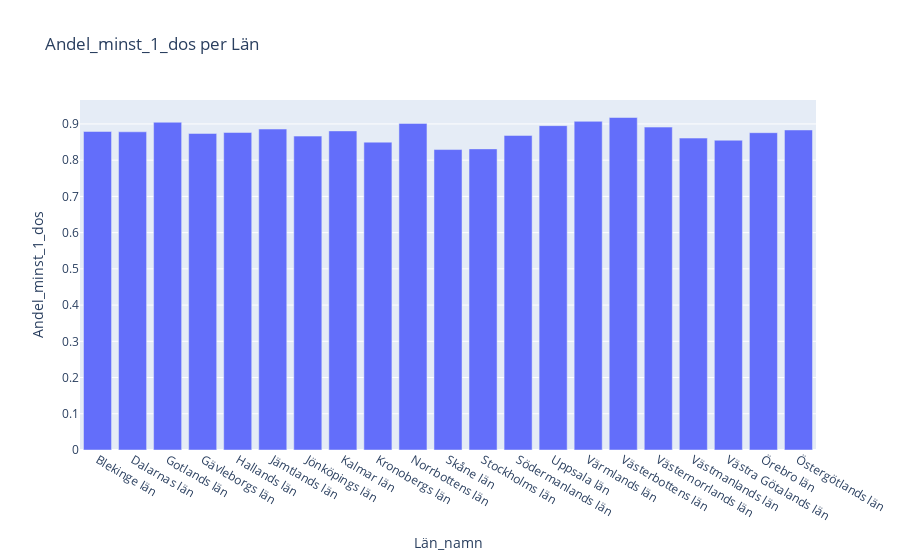
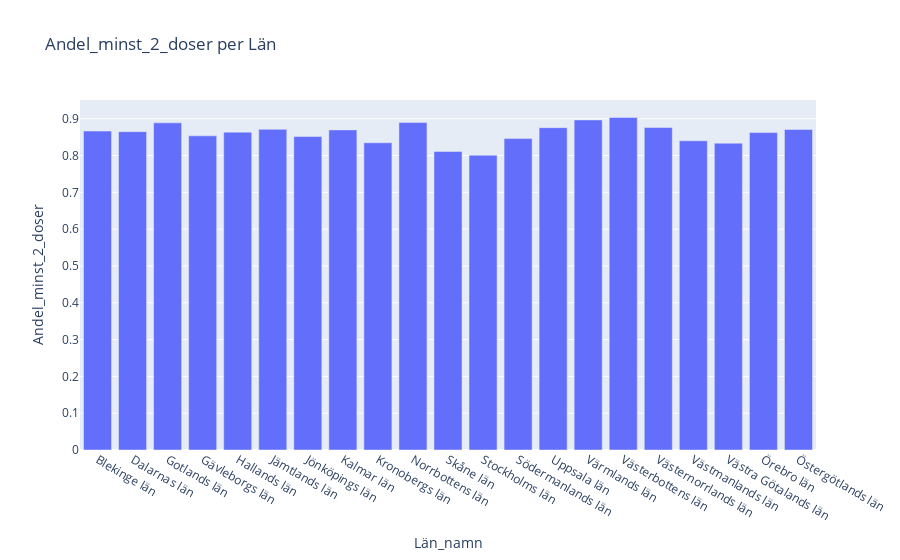
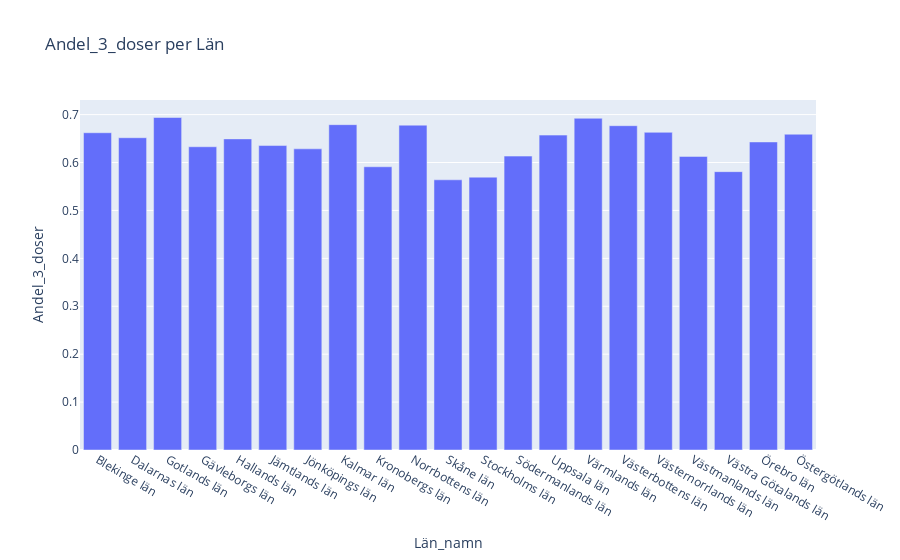
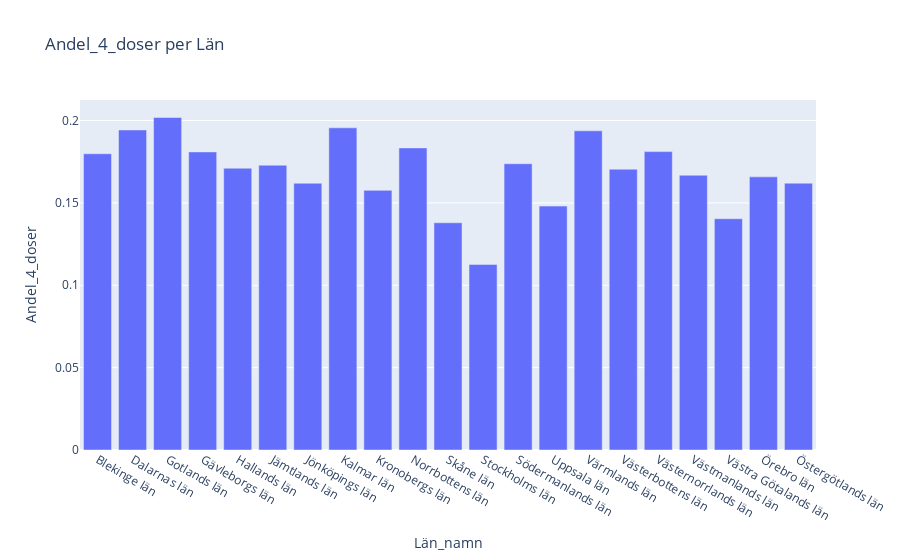

Source (notebook cell) for these figures, in order:
### Code cell
grupperade_län['Andel_minst_1_dos'] = grupperade_län['Antal minst 1 dos'] / grupperade_län['Befolkning']
grupperade_län['Andel_minst_2_doser'] = grupperade_län['Antal minst 2 doser'] / grupperade_län['Befolkning']
grupperade_län['Andel_3_doser'] = grupperade_län['Antal 3 doser'] / grupperade_län['Befolkning']
grupperade_län['Andel_4_doser'] = grupperade_län['Antal 4 doser'] / grupperade_län['Befolkning']

for dos in ['Andel_minst_1_dos', 'Andel_minst_2_doser', 'Andel_3_doser', 'Andel_4_doser']:
    fig = px.bar(grupperade_län, x=grupperade_län.index, y=dos, title=f'{dos} per Län')
    fig.show()

### Figure 1 — Plotly figure (JSON) as saved in the notebook; plotly's stock layout.template omitted (floating-point values rounded to 4 significant figures)
{"data": [{"alignmentgroup": "True", "hovertemplate": "Län_namn=%{x}<br>Andel_minst_1_dos=%{y}<extra></extra>", "legendgroup": "", "marker": {"color": "#636efa", "pattern": {"shape": ""}}, "name": "", "offsetgroup": "", "orientation": "v", "showlegend": false, "textposition": "auto", "type": "bar", "x": ["Blekinge län", "Dalarnas län", "Gotlands län", "Gävleborgs län", "Hallands län", "Jämtlands län", "Jönköpings län", "Kalmar län", "Kronobergs län", "Norrbottens län", "Skåne län", "Stockholms län", "Södermanlands län", "Uppsala län", "Värmlands län", "Västerbottens län", "Västernorrlands län", "Västmanlands län", "Västra Götalands län", "Örebro län", "Östergötlands län"], "xaxis": "x", "y": [0.8792, 0.8784, 0.9047, 0.8738, 0.8765, 0.8859, 0.8664, 0.8808, 0.8498, 0.9015, 0.8293, 0.8312, 0.8683, 0.8954, 0.9072, 0.9178, 0.8913, 0.861, 0.8551, 0.8759, 0.8834], "yaxis": "y"}], "layout": {"barmode": "relative", "legend": {"tracegroupgap": 0}, "title": {"text": "Andel_minst_1_dos per Län"}, "xaxis": {"anchor": "y", "domain": [0, 1], "title": {"text": "Län_namn"}}, "yaxis": {"anchor": "x", "domain": [0, 1], "title": {"text": "Andel_minst_1_dos"}}}}

### Figure 2 — Plotly figure (JSON) as saved in the notebook; plotly's stock layout.template omitted (floating-point values rounded to 4 significant figures)
{"data": [{"alignmentgroup": "True", "hovertemplate": "Län_namn=%{x}<br>Andel_minst_2_doser=%{y}<extra></extra>", "legendgroup": "", "marker": {"color": "#636efa", "pattern": {"shape": ""}}, "name": "", "offsetgroup": "", "orientation": "v", "showlegend": false, "textposition": "auto", "type": "bar", "x": ["Blekinge län", "Dalarnas län", "Gotlands län", "Gävleborgs län", "Hallands län", "Jämtlands län", "Jönköpings län", "Kalmar län", "Kronobergs län", "Norrbottens län", "Skåne län", "Stockholms län", "Södermanlands län", "Uppsala län", "Värmlands län", "Västerbottens län", "Västernorrlands län", "Västmanlands län", "Västra Götalands län", "Örebro län", "Östergötlands län"], "xaxis": "x", "y": [0.8665, 0.8649, 0.8888, 0.8535, 0.8636, 0.8711, 0.8516, 0.8697, 0.8347, 0.8897, 0.8109, 0.8011, 0.8461, 0.8757, 0.8968, 0.9034, 0.8762, 0.84, 0.8336, 0.8624, 0.8709], "yaxis": "y"}], "layout": {"barmode": "relative", "legend": {"tracegroupgap": 0}, "title": {"text": "Andel_minst_2_doser per Län"}, "xaxis": {"anchor": "y", "domain": [0, 1], "title": {"text": "Län_namn"}}, "yaxis": {"anchor": "x", "domain": [0, 1], "title": {"text": "Andel_minst_2_doser"}}}}

### Figure 3 — Plotly figure (JSON) as saved in the notebook; plotly's stock layout.template omitted (floating-point values rounded to 4 significant figures)
{"data": [{"alignmentgroup": "True", "hovertemplate": "Län_namn=%{x}<br>Andel_3_doser=%{y}<extra></extra>", "legendgroup": "", "marker": {"color": "#636efa", "pattern": {"shape": ""}}, "name": "", "offsetgroup": "", "orientation": "v", "showlegend": false, "textposition": "auto", "type": "bar", "x": ["Blekinge län", "Dalarnas län", "Gotlands län", "Gävleborgs län", "Hallands län", "Jämtlands län", "Jönköpings län", "Kalmar län", "Kronobergs län", "Norrbottens län", "Skåne län", "Stockholms län", "Södermanlands län", "Uppsala län", "Värmlands län", "Västerbottens län", "Västernorrlands län", "Västmanlands län", "Västra Götalands län", "Örebro län", "Östergötlands län"], "xaxis": "x", "y": [0.6622, 0.6518, 0.694, 0.6329, 0.6494, 0.6355, 0.6286, 0.679, 0.5911, 0.678, 0.5639, 0.5695, 0.6134, 0.6572, 0.6924, 0.6769, 0.6631, 0.6128, 0.5809, 0.643, 0.6591], "yaxis": "y"}], "layout": {"barmode": "relative", "legend": {"tracegroupgap": 0}, "title": {"text": "Andel_3_doser per Län"}, "xaxis": {"anchor": "y", "domain": [0, 1], "title": {"text": "Län_namn"}}, "yaxis": {"anchor": "x", "domain": [0, 1], "title": {"text": "Andel_3_doser"}}}}

### Figure 4 — Plotly figure (JSON) as saved in the notebook; plotly's stock layout.template omitted (floating-point values rounded to 4 significant figures)
{"data": [{"alignmentgroup": "True", "hovertemplate": "Län_namn=%{x}<br>Andel_4_doser=%{y}<extra></extra>", "legendgroup": "", "marker": {"color": "#636efa", "pattern": {"shape": ""}}, "name": "", "offsetgroup": "", "orientation": "v", "showlegend": false, "textposition": "auto", "type": "bar", "x": ["Blekinge län", "Dalarnas län", "Gotlands län", "Gävleborgs län", "Hallands län", "Jämtlands län", "Jönköpings län", "Kalmar län", "Kronobergs län", "Norrbottens län", "Skåne län", "Stockholms län", "Södermanlands län", "Uppsala län", "Värmlands län", "Västerbottens län", "Västernorrlands län", "Västmanlands län", "Västra Götalands län", "Örebro län", "Östergötlands län"], "xaxis": "x", "y": [0.1799, 0.1943, 0.2019, 0.181, 0.1711, 0.1729, 0.162, 0.1956, 0.1576, 0.1834, 0.1379, 0.1127, 0.1738, 0.1481, 0.1938, 0.1705, 0.1811, 0.1668, 0.1404, 0.1658, 0.162], "yaxis": "y"}], "layout": {"barmode": "relative", "legend": {"tracegroupgap": 0}, "title": {"text": "Andel_4_doser per Län"}, "xaxis": {"anchor": "y", "domain": [0, 1], "title": {"text": "Län_namn"}}, "yaxis": {"anchor": "x", "domain": [0, 1], "title": {"text": "Andel_4_doser"}}}}
